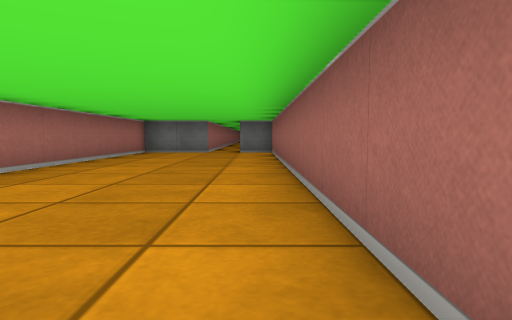
View 1 (above)

20 first-person views from a walk through a cub3D level. The camera is about half as high as the walls, tilts 4° down and sees 75° across. The floor is counted in squares. Each view is taken from the middle of a square. On the plan, view 1 faces up. The plan holds only what a view shows up to about 9 squares ahead; the rest is blank.

View 2
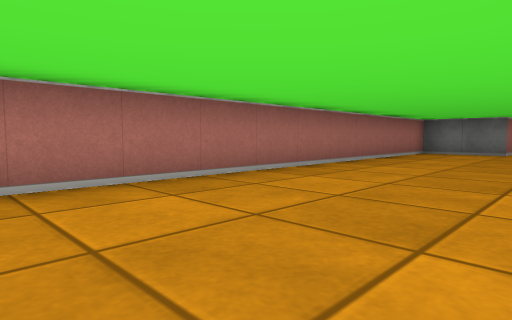

View 3
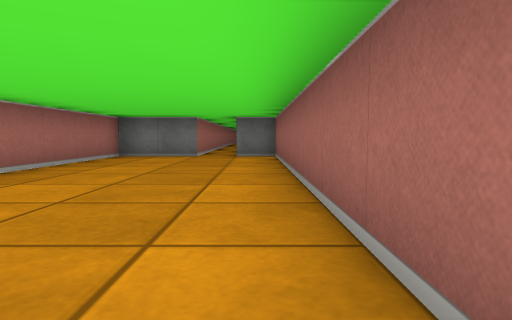

View 4
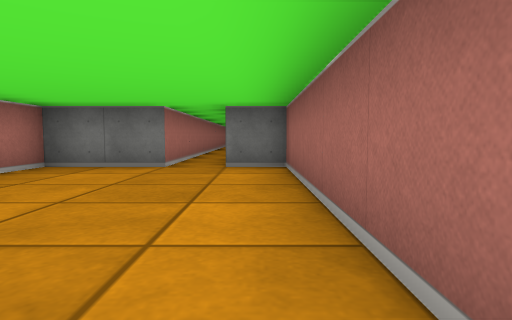

View 5
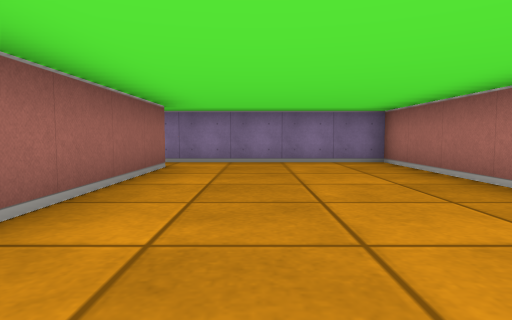

View 6
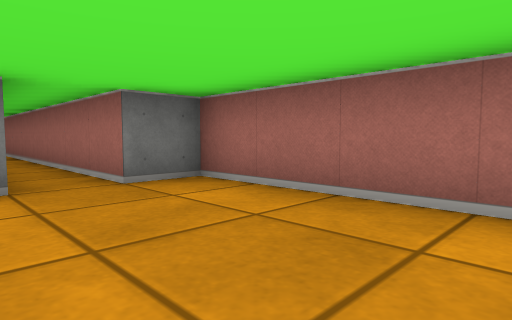

View 7
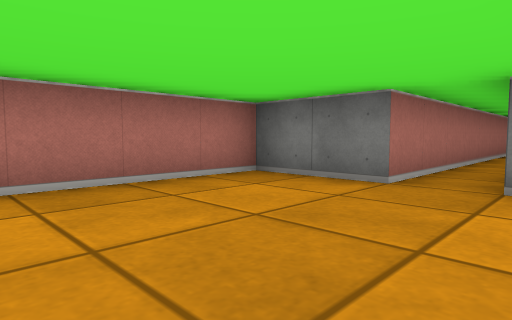

View 8
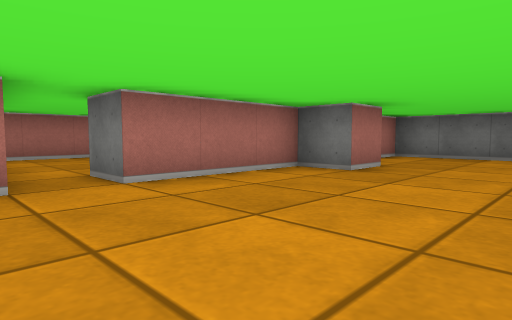

View 9
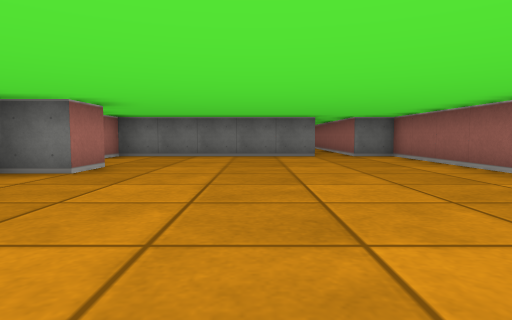

View 10
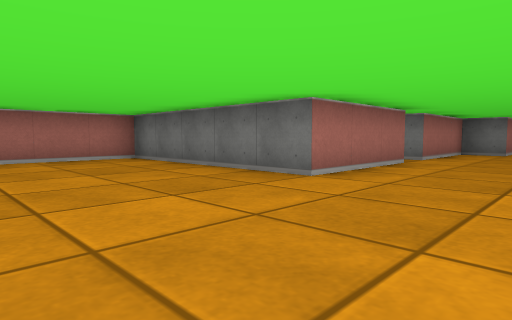

View 11
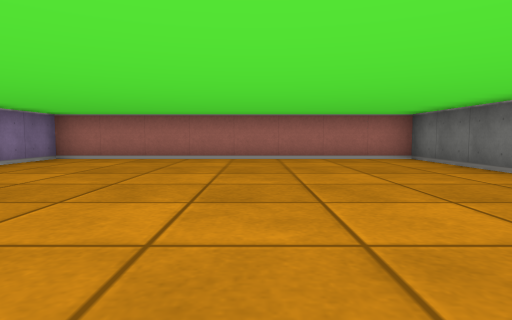

View 12
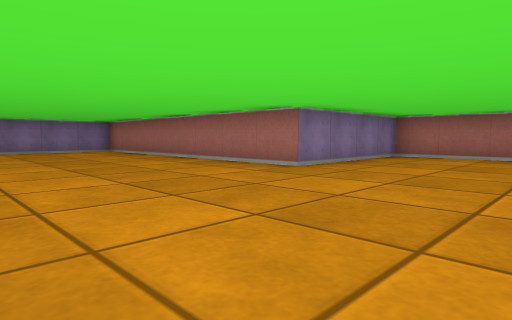

View 13
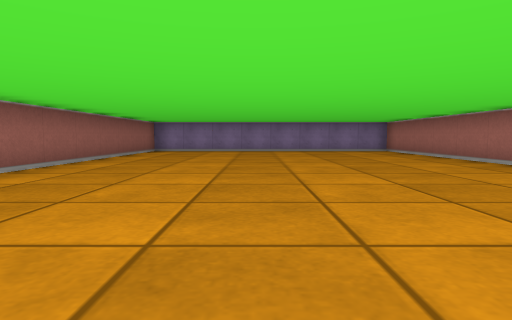

View 14
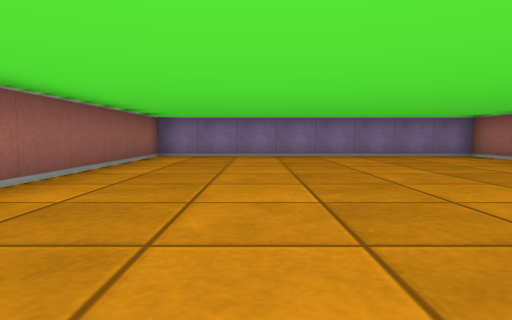

View 15
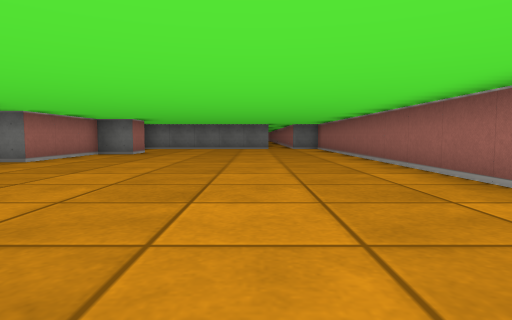

View 16
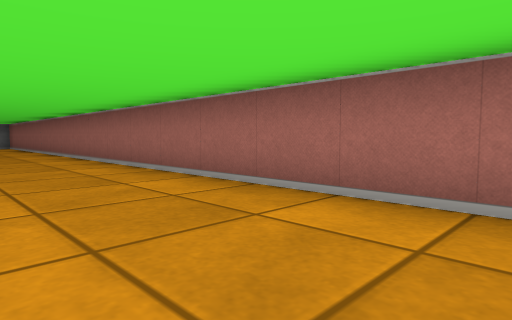

View 17
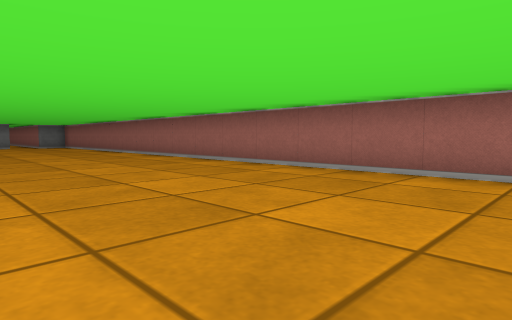

View 18
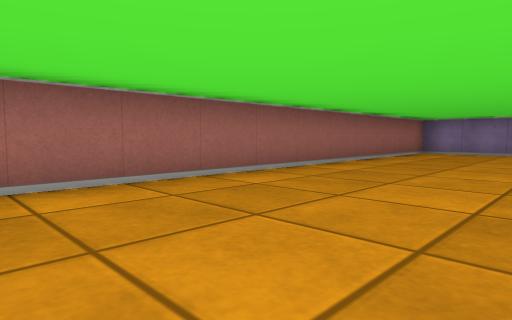

View 19
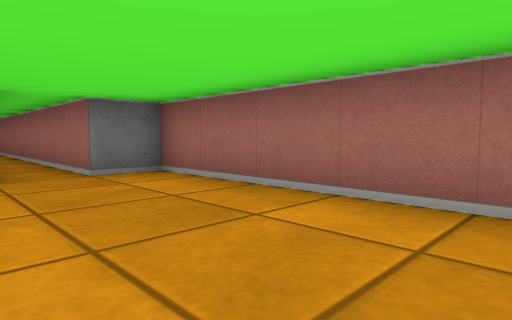

View 20
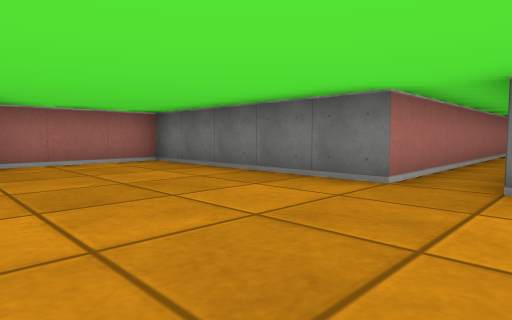

### Floor plan
Points are (right, up) in squares from view 1. A wall is a line through its corners. A room is listed if a view was taken in it or the views show most of it. See-through windows are left out.
Room 1 (views 1, 2, 3, 4, 5, 6, 7)
walls: (-1.5, 17.5) (-1.5, 10.5) (-3.5, 10.5) (-3.5, -1.5) (0.9, -1.5); (1.5, -0.5) (0.5, -0.5) (0.5, 10.5) (-0.5, 10.5) (-0.5, 17.5)
ways out: opening at (1, -1) to room 2
Room 2 (views 8, 9, 10, 11, 12, 13, 14, 15, 16, 17, 18, 19, 20)
walls: (1.5, -1.4) (1.5, -4.5) (-3.5, -4.5) (-3.5, -12.5) (0.5, -12.5) (0.5, -20.5) (8.5, -20.5) (8.5, 6.5) (7.5, 6.5) (7.5, 13.2); (2.5, 3.6) (2.5, 2.5) (1.5, 2.5) (1.5, -0.5); (6.5, 13.5) (6.5, 6.5) (1.5, 6.5) (1.5, 3.8)
ways out: opening at (1, -1) to room 1

Positions as (right, up) in squares from view 1, and headings:
1: (0, 0), facing up
2: (0, 0), facing up-left
3: (0, 2), facing up
4: (0, 5), facing up
5: (-1, 5), facing down
6: (-2, 7), facing up-right
7: (0, 7), facing up-left
8: (5, -2), facing up-left
9: (5, -2), facing up
10: (4, -8), facing up-left
11: (4, -8), facing left
12: (5, -9), facing down-left
13: (5, -9), facing down
14: (6, -12), facing down
15: (6, -7), facing up
16: (6, -10), facing up-right
17: (4, -10), facing up-right
18: (5, -10), facing down-right
19: (6, 2), facing up-right
20: (8, 3), facing up-left
